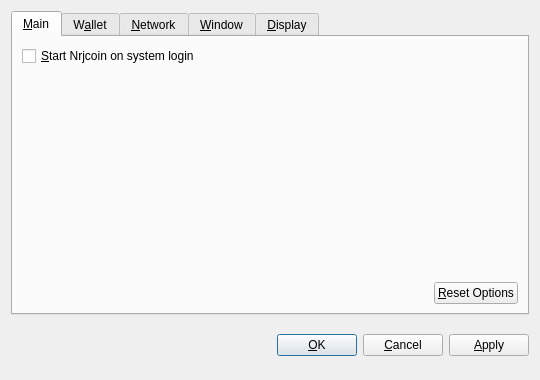
<?xml version="1.0" encoding="UTF-8"?>
<ui version="4.0">
 <class>OptionsDialog</class>
 <widget class="QDialog" name="OptionsDialog">
  <property name="geometry">
   <rect>
    <x>0</x>
    <y>0</y>
    <width>540</width>
    <height>380</height>
   </rect>
  </property>
  <property name="windowTitle">
   <string>Options</string>
  </property>
  <property name="modal">
   <bool>true</bool>
  </property>
  <layout class="QVBoxLayout" name="verticalLayout">
   <item>
    <widget class="QTabWidget" name="tabWidget">
     <property name="tabPosition">
      <enum>QTabWidget::North</enum>
     </property>
     <property name="currentIndex">
      <number>0</number>
     </property>
     <widget class="QWidget" name="tabMain">
      <attribute name="title">
       <string>&amp;Main</string>
      </attribute>
      <layout class="QVBoxLayout" name="verticalLayout_Main">
       <item>
        <widget class="QCheckBox" name="bitcoinAtStartup">
         <property name="toolTip">
          <string>Automatically start Nrjcoin after logging in to the system.</string>
         </property>
         <property name="text">
          <string>&amp;Start Nrjcoin on system login</string>
         </property>
        </widget>
       </item>
       <item>
        <spacer name="verticalSpacer_Main">
         <property name="orientation">
          <enum>Qt::Vertical</enum>
         </property>
         <property name="sizeHint" stdset="0">
          <size>
           <width>20</width>
           <height>40</height>
          </size>
         </property>
        </spacer>
       </item>
       <item>
        <layout class="QHBoxLayout" name="horizontalLayout_2_Main">
         <item>
          <spacer name="horizontalSpacer_2_Main">
           <property name="orientation">
            <enum>Qt::Horizontal</enum>
           </property>
           <property name="sizeHint" stdset="0">
            <size>
             <width>40</width>
             <height>20</height>
            </size>
           </property>
          </spacer>
         </item>
         <item>
          <widget class="QPushButton" name="resetButton">
           <property name="toolTip">
            <string>Reset all client options to default.</string>
           </property>
           <property name="text">
            <string>&amp;Reset Options</string>
           </property>
           <property name="autoDefault">
            <bool>false</bool>
           </property>
          </widget>
         </item>
        </layout>
       </item>
      </layout>
     </widget>
     <widget class="QWidget" name="tabWallet">
      <attribute name="title">
       <string>W&amp;allet</string>
      </attribute>
      <layout class="QVBoxLayout" name="verticalLayout_Network1">
       <item>
        <widget class="QLabel" name="transactionFeeInfoLabel">
         <property name="text">
          <string>Optional transaction fee per kB that helps make sure your transactions are processed quickly. Most transactions are 1 kB.</string>
         </property>
         <property name="textFormat">
          <enum>Qt::PlainText</enum>
         </property>
         <property name="wordWrap">
          <bool>true</bool>
         </property>
        </widget>
       </item>
       <item>
        <layout class="QHBoxLayout" name="horizontalLayout_1_Main">
         <item>
          <widget class="QLabel" name="transactionFeeLabel">
           <property name="text">
            <string>Pay transaction &amp;fee</string>
           </property>
           <property name="textFormat">
            <enum>Qt::PlainText</enum>
           </property>
           <property name="buddy">
            <cstring>transactionFee</cstring>
           </property>
          </widget>
         </item>
         <item>
          <widget class="BitcoinAmountField" name="transactionFee"/>
         </item>
         <item>
          <spacer name="horizontalSpacer_1_Main">
           <property name="orientation">
            <enum>Qt::Horizontal</enum>
           </property>
           <property name="sizeHint" stdset="0">
            <size>
             <width>40</width>
             <height>20</height>
            </size>
           </property>
          </spacer>
         </item>
        </layout>
       </item>
       <item>
        <widget class="QLabel" name="label">
         <property name="text">
          <string>If you disable the spending of unconfirmed change, the change from a transaction cannot be used until that transaction has at least one confirmation. This also affects how your balance is computed.</string>
         </property>
         <property name="wordWrap">
          <bool>true</bool>
         </property>
        </widget>
       </item>
       <item>
        <widget class="QCheckBox" name="spendZeroConfChange">
         <property name="text">
          <string>Spend unconfirmed change  (experts only)</string>
         </property>
        </widget>
       </item>
       <item>
        <spacer name="verticalSpacer">
         <property name="orientation">
          <enum>Qt::Vertical</enum>
         </property>
         <property name="sizeHint" stdset="0">
          <size>
           <width>20</width>
           <height>40</height>
          </size>
         </property>
        </spacer>
       </item>
      </layout>
     </widget>
     <widget class="QWidget" name="tabNetwork">
      <attribute name="title">
       <string>&amp;Network</string>
      </attribute>
      <layout class="QVBoxLayout" name="verticalLayout_Network2">
       <item>
        <widget class="QCheckBox" name="mapPortUpnp">
         <property name="toolTip">
          <string>Automatically open the Nrjcoin client port on the router. This only works when your router supports UPnP and it is enabled.</string>
         </property>
         <property name="text">
          <string>Map port using &amp;UPnP</string>
         </property>
        </widget>
       </item>
       <item>
        <widget class="QCheckBox" name="connectSocks">
         <property name="toolTip">
          <string>Connect to the Nrjcoin network through a SOCKS proxy (e.g. when connecting through Tor).</string>
         </property>
         <property name="text">
          <string>&amp;Connect through SOCKS proxy:</string>
         </property>
        </widget>
       </item>
       <item>
        <layout class="QHBoxLayout" name="horizontalLayout_Network">
         <item>
          <widget class="QLabel" name="proxyIpLabel">
           <property name="text">
            <string>Proxy &amp;IP:</string>
           </property>
           <property name="textFormat">
            <enum>Qt::PlainText</enum>
           </property>
           <property name="buddy">
            <cstring>proxyIp</cstring>
           </property>
          </widget>
         </item>
         <item>
          <widget class="QValidatedLineEdit" name="proxyIp">
           <property name="maximumSize">
            <size>
             <width>140</width>
             <height>16777215</height>
            </size>
           </property>
           <property name="toolTip">
            <string>IP address of the proxy (e.g. 127.0.0.1)</string>
           </property>
          </widget>
         </item>
         <item>
          <widget class="QLabel" name="proxyPortLabel">
           <property name="text">
            <string>&amp;Port:</string>
           </property>
           <property name="textFormat">
            <enum>Qt::PlainText</enum>
           </property>
           <property name="buddy">
            <cstring>proxyPort</cstring>
           </property>
          </widget>
         </item>
         <item>
          <widget class="QLineEdit" name="proxyPort">
           <property name="maximumSize">
            <size>
             <width>55</width>
             <height>16777215</height>
            </size>
           </property>
           <property name="toolTip">
            <string>Port of the proxy (e.g. 9050)</string>
           </property>
          </widget>
         </item>
         <item>
          <widget class="QLabel" name="socksVersionLabel">
           <property name="text">
            <string>SOCKS &amp;Version:</string>
           </property>
           <property name="textFormat">
            <enum>Qt::PlainText</enum>
           </property>
           <property name="buddy">
            <cstring>socksVersion</cstring>
           </property>
          </widget>
         </item>
         <item>
          <widget class="QValueComboBox" name="socksVersion">
           <property name="toolTip">
            <string>SOCKS version of the proxy (e.g. 5)</string>
           </property>
          </widget>
         </item>
         <item>
          <spacer name="horizontalSpacer_Network">
           <property name="orientation">
            <enum>Qt::Horizontal</enum>
           </property>
           <property name="sizeHint" stdset="0">
            <size>
             <width>40</width>
             <height>20</height>
            </size>
           </property>
          </spacer>
         </item>
        </layout>
       </item>
       <item>
        <spacer name="verticalSpacer_Network">
         <property name="orientation">
          <enum>Qt::Vertical</enum>
         </property>
         <property name="sizeHint" stdset="0">
          <size>
           <width>20</width>
           <height>40</height>
          </size>
         </property>
        </spacer>
       </item>
      </layout>
     </widget>
     <widget class="QWidget" name="tabWindow">
      <attribute name="title">
       <string>&amp;Window</string>
      </attribute>
      <layout class="QVBoxLayout" name="verticalLayout_Window">
       <item>
        <widget class="QCheckBox" name="minimizeToTray">
         <property name="toolTip">
          <string>Show only a tray icon after minimizing the window.</string>
         </property>
         <property name="text">
          <string>&amp;Minimize to the tray instead of the taskbar</string>
         </property>
        </widget>
       </item>
       <item>
        <widget class="QCheckBox" name="minimizeOnClose">
         <property name="toolTip">
          <string>Minimize instead of exit the application when the window is closed. When this option is enabled, the application will be closed only after selecting Quit in the menu.</string>
         </property>
         <property name="text">
          <string>M&amp;inimize on close</string>
         </property>
        </widget>
       </item>
       <item>
        <spacer name="verticalSpacer_Window">
         <property name="orientation">
          <enum>Qt::Vertical</enum>
         </property>
         <property name="sizeHint" stdset="0">
          <size>
           <width>20</width>
           <height>40</height>
          </size>
         </property>
        </spacer>
       </item>
      </layout>
     </widget>
     <widget class="QWidget" name="tabDisplay">
      <attribute name="title">
       <string>&amp;Display</string>
      </attribute>
      <layout class="QVBoxLayout" name="verticalLayout_Display">
       <item>
        <layout class="QHBoxLayout" name="horizontalLayout_1_Display">
         <item>
          <widget class="QLabel" name="langLabel">
           <property name="text">
            <string>User Interface &amp;language:</string>
           </property>
           <property name="textFormat">
            <enum>Qt::PlainText</enum>
           </property>
           <property name="buddy">
            <cstring>lang</cstring>
           </property>
          </widget>
         </item>
         <item>
          <widget class="QValueComboBox" name="lang">
           <property name="toolTip">
            <string>The user interface language can be set here. This setting will take effect after restarting Nrjcoin.</string>
           </property>
          </widget>
         </item>
        </layout>
       </item>
       <item>
        <layout class="QHBoxLayout" name="horizontalLayout_2_Display">
         <item>
          <widget class="QLabel" name="unitLabel">
           <property name="text">
            <string>&amp;Unit to show amounts in:</string>
           </property>
           <property name="textFormat">
            <enum>Qt::PlainText</enum>
           </property>
           <property name="buddy">
            <cstring>unit</cstring>
           </property>
          </widget>
         </item>
         <item>
          <widget class="QValueComboBox" name="unit">
           <property name="toolTip">
            <string>Choose the default subdivision unit to show in the interface and when sending coins.</string>
           </property>
          </widget>
         </item>
        </layout>
       </item>
       <item>
        <widget class="QCheckBox" name="displayAddresses">
         <property name="toolTip">
          <string>Whether to show Nrjcoin addresses in the transaction list or not.</string>
         </property>
         <property name="text">
          <string>&amp;Display addresses in transaction list</string>
         </property>
        </widget>
       </item>
       <item>
        <widget class="QCheckBox" name="coinControlFeatures">
         <property name="toolTip">
          <string>Whether to show coin control features or not.</string>
         </property>
         <property name="text">
          <string>Display coin &amp;control features (experts only!)</string>
         </property>
        </widget>
       </item>
       <item>
        <spacer name="verticalSpacer_Display">
         <property name="orientation">
          <enum>Qt::Vertical</enum>
         </property>
         <property name="sizeHint" stdset="0">
          <size>
           <width>20</width>
           <height>40</height>
          </size>
         </property>
        </spacer>
       </item>
      </layout>
     </widget>
    </widget>
   </item>
   <item>
    <layout class="QHBoxLayout" name="horizontalLayout_Buttons">
     <item>
      <spacer name="horizontalSpacer_1">
       <property name="orientation">
        <enum>Qt::Horizontal</enum>
       </property>
       <property name="sizeHint" stdset="0">
        <size>
         <width>40</width>
         <height>48</height>
        </size>
       </property>
      </spacer>
     </item>
     <item>
      <widget class="QLabel" name="statusLabel">
       <property name="font">
        <font>
         <weight>75</weight>
         <bold>true</bold>
        </font>
       </property>
       <property name="text">
        <string/>
       </property>
       <property name="textFormat">
        <enum>Qt::PlainText</enum>
       </property>
       <property name="wordWrap">
        <bool>true</bool>
       </property>
      </widget>
     </item>
     <item>
      <spacer name="horizontalSpacer_2">
       <property name="orientation">
        <enum>Qt::Horizontal</enum>
       </property>
       <property name="sizeHint" stdset="0">
        <size>
         <width>40</width>
         <height>48</height>
        </size>
       </property>
      </spacer>
     </item>
     <item>
      <widget class="QPushButton" name="okButton">
       <property name="text">
        <string>&amp;OK</string>
       </property>
      </widget>
     </item>
     <item>
      <widget class="QPushButton" name="cancelButton">
       <property name="text">
        <string>&amp;Cancel</string>
       </property>
       <property name="autoDefault">
        <bool>false</bool>
       </property>
      </widget>
     </item>
     <item>
      <widget class="QPushButton" name="applyButton">
       <property name="text">
        <string>&amp;Apply</string>
       </property>
       <property name="autoDefault">
        <bool>false</bool>
       </property>
      </widget>
     </item>
    </layout>
   </item>
  </layout>
 </widget>
 <customwidgets>
  <customwidget>
   <class>BitcoinAmountField</class>
   <extends>QSpinBox</extends>
   <header>bitcoinamountfield.h</header>
  </customwidget>
  <customwidget>
   <class>QValueComboBox</class>
   <extends>QComboBox</extends>
   <header>qvaluecombobox.h</header>
  </customwidget>
  <customwidget>
   <class>QValidatedLineEdit</class>
   <extends>QLineEdit</extends>
   <header>qvalidatedlineedit.h</header>
  </customwidget>
 </customwidgets>
 <resources/>
 <connections/>
</ui>
